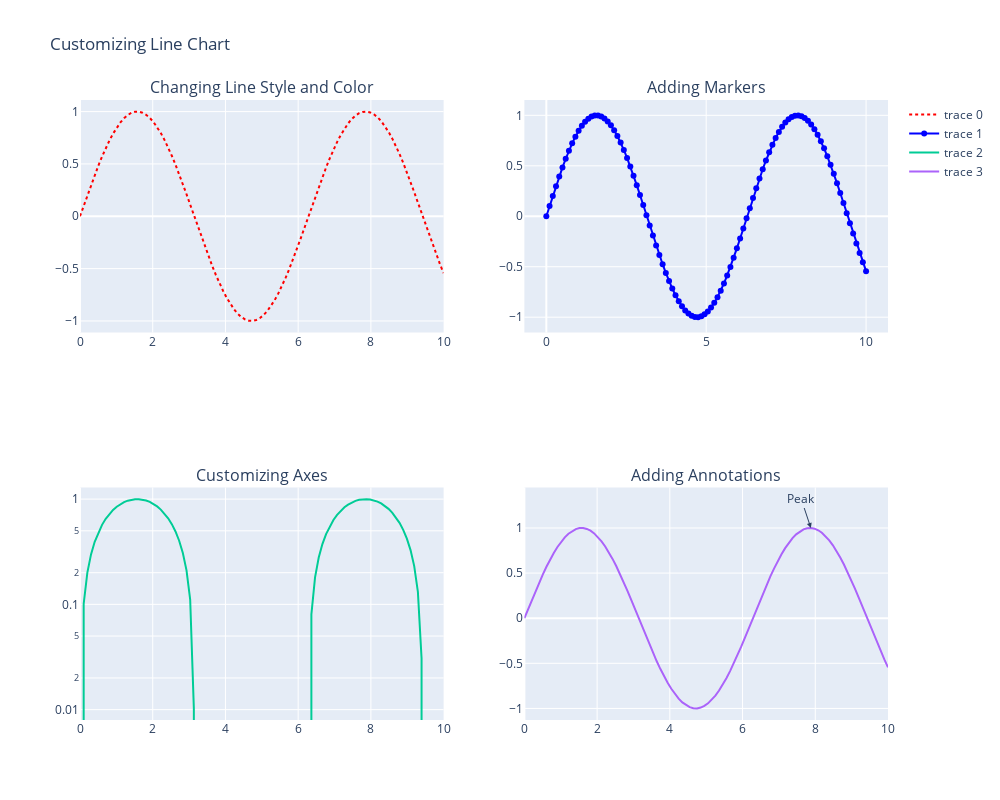

Here is the notebook cell this chart was saved with:
### Markdown cell above
### Customizing the Line Chart

Now, let's dive into customizations. We'll use a subplot to show multiple customizations side by side:

- **Changing Line Style and Color**: Demonstrates how to customize the appearance of the line.
- **Adding Markers**: Adds markers to the data points on the line.
- **Customizing Axes**: Shows how to modify the appearance and scale of the axes.
- **Adding Annotations**: Demonstrates how to add text notes or shapes to highlight specific points or areas.

### Code cell
# Create a subplot with a 2x2 layout to display multiple customizations side by side
fig = make_subplots(rows=2, cols=2,
                    subplot_titles=('Changing Line Style and Color', 
                                    'Adding Markers',
                                    'Customizing Axes',
                                    'Adding Annotations'))

# 1. Changing Line Style and Color
# Red dotted line to demonstrate line style and color customization
fig.add_trace(go.Scatter(x=x, y=y, mode='lines', line=dict(color='red', dash='dot')), row=1, col=1)

# 2. Adding Markers
# Line with blue markers at each data point
fig.add_trace(go.Scatter(x=x, y=y, mode='lines+markers', marker=dict(color='blue', size=6)), row=1, col=2)

# 3. Customizing Axes
# Line plot with a logarithmic y-axis
fig.add_trace(go.Scatter(x=x, y=y, mode='lines'), row=2, col=1)
fig.update_yaxes(type="log", row=2, col=1)  # Setting the y-axis to a logarithmic scale

# 4. Adding Annotations
# Line plot with an arrow annotation pointing at the peak value
fig.add_trace(go.Scatter(x=x, y=y, mode='lines'), row=2, col=2)
fig.add_annotation(text="Peak",
                  x=x[np.argmax(y)], y=np.max(y),
                  arrowhead=2, showarrow=True,
                  xref="x4", yref="y4")

# Update layout to include a title and adjust the figure size
# Note: Width and height are in pixels. You can adjust these values based on your preferences.
fig.update_layout(title_text="Customizing Line Chart", width=1000, height=800)
